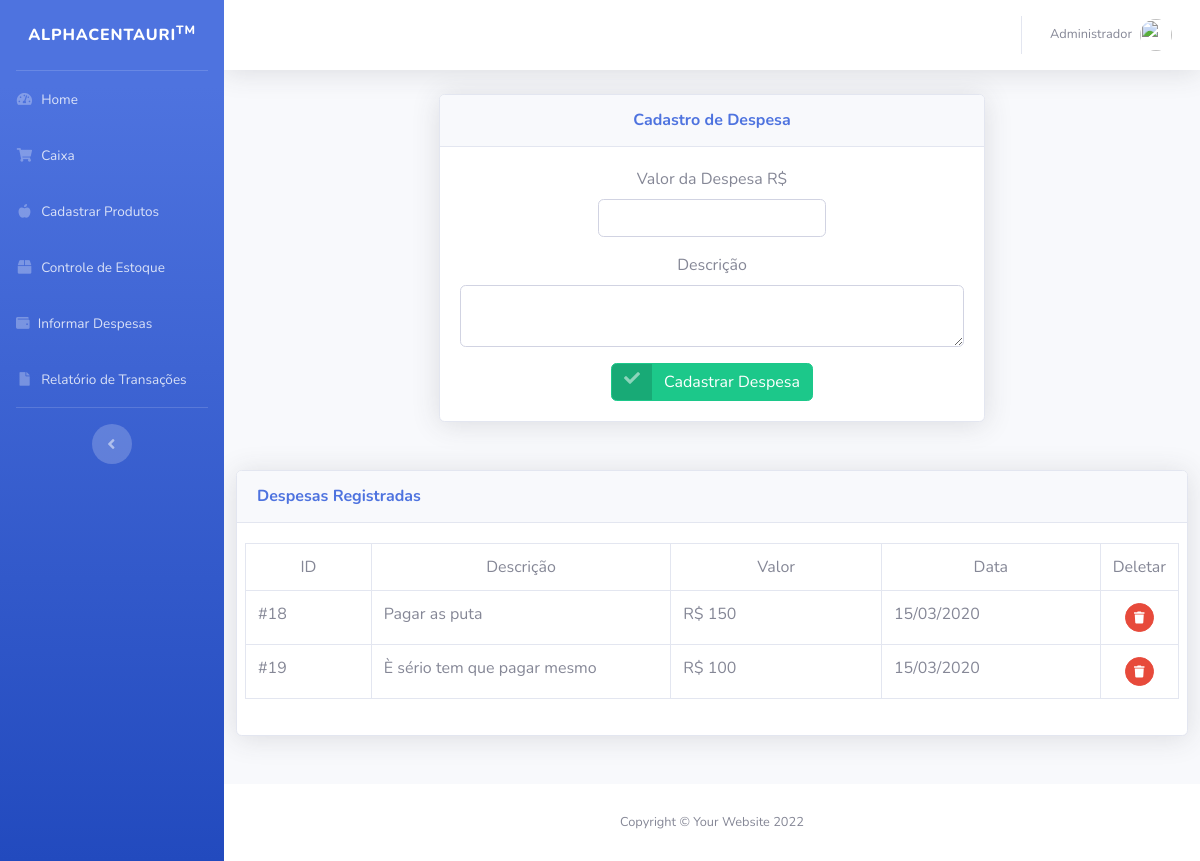
The page /outgoing.php on the database its author committed.
### tables this page shows
CREATE TABLE `despesas` (
  `id` int(11) NOT NULL,
  `descricao` varchar(150) DEFAULT NULL,
  `data_despesa` varchar(50) DEFAULT NULL,
  `data1` varchar(10) DEFAULT NULL,
  `data2` varchar(10) DEFAULT NULL,
  `data3` varchar(10) DEFAULT NULL,
  `valor` double DEFAULT NULL
);

### outgoing.php (the view, shortened to what this page needs)
<?php
include("pagestyle/header.php");
$PDO = db_connect();
$sql_despesas = "SELECT * FROM despesas ";
$stmt = $PDO->prepare($sql_despesas);
$stmt->execute();
?>
<form id="insertOutGoing">
    <center>
        <div class="col-lg-7 ">
            <div class="card shadow mb-lg-5">
                <div class="card-header py-3">
                    <h6 class="m-0 font-weight-bold text-primary">Cadastro de Despesa</h6>
                </div>
                <div class="card-body" id="cardinfo">
                    <form id="form_cart">
                        <div class="form-group col-md-6">
                            <label for="exampleInputEmail1">Valor da Despesa R$</label>
                            <input name="valor" type="text" class="form-control" id="exampleInputEmail1"
                                   aria-describedby="emailHelp">
                        </div>
                        <div class="form-group">
                            <label for="exampleFormControlTextarea1">Descrição</label>
                            <textarea name="descricao" class="form-control" id="exampleFormControlTextarea1"
                                      rows="2"></textarea>
                        </div>
                        <button class="btn btn-success btn-icon-split" type="submit">
                        <span class="icon text-white-50">
                           <i class="fas fa-check"></i>
                        </span>
                            <span class="text" id="finishBuy">Cadastrar Despesa</span>
                        </button>
                    </form>
                </div>
            </div>
        </div>
    </center>
</form>
<div class="col-lg-12">
    <div class="card shadow mb-lg-5">
        <div class="card-header py-3">
            <h6 class="m-0 font-weight-bold text-primary">Despesas Registradas</h6>
        </div>
        <div class="card-body" id="cardinfo">
            <div class="row">
                <table class="table table-bordered dataTable" id="outgoing" role="grid"
                       aria-describedby="dataTable_info"
                       style="width: 100%;" width="100%" cellspacing="0">
                    <tr role='row' class='odd'>
                        <td width="70" class="text-center"> ID</td>
                        <td class="text-center"> Descrição</td>
                        <td width="240" class="text-center"> Valor</td>
                        <td width='240' class="text-center"> Data</td>
                        <td widht='50' class="text-center">Deletar</td>
                    </tr>
                    <?php
                    if($stmt->rowCount() == 0){
                        echo '' .
                            "<td width='140'> -</td>" .
                            "<td width='340'> - </td>" .
                            "<td width='240'>-</td>" .
                            "<td width='240'> -</td>" .
                            "<td widht='240' class='text-center'>-</td>" .
                            "</tr>";
                    } else {
                        while ($linha = $stmt->fetch(PDO::FETCH_ASSOC)) {
                            echo '' .
                                "<td width='140'> #{$linha['id']}</td>" .
                                "<td width='340'> {$linha['descricao']} </td>" .
                                "<td width='240'>R$ {$linha['valor']}</td>" .
                                "<td width='240'> {$linha['data_despesa']}</td>" .
                                "<td widht='240' class='text-center'><button href='#' class='btn btn-danger btn-circle btn-sm actionButton' title='Remover Produto'><i class='fas fa-trash'></i></button></td>" .
                                "</tr>";
                        }
                    }
                    ?>
                </table>
            </div>
        </div>
    </div>
</div>
<?php include("pagestyle/footer.php") ?>

### rows shown on the page
despesas: id "18", descricao "Pagar as puta", valor "150", data_despesa "15/03/2020"
despesas: id "19", descricao "È sério tem que pagar mesmo", valor "100", data_despesa "15/03/2020"
